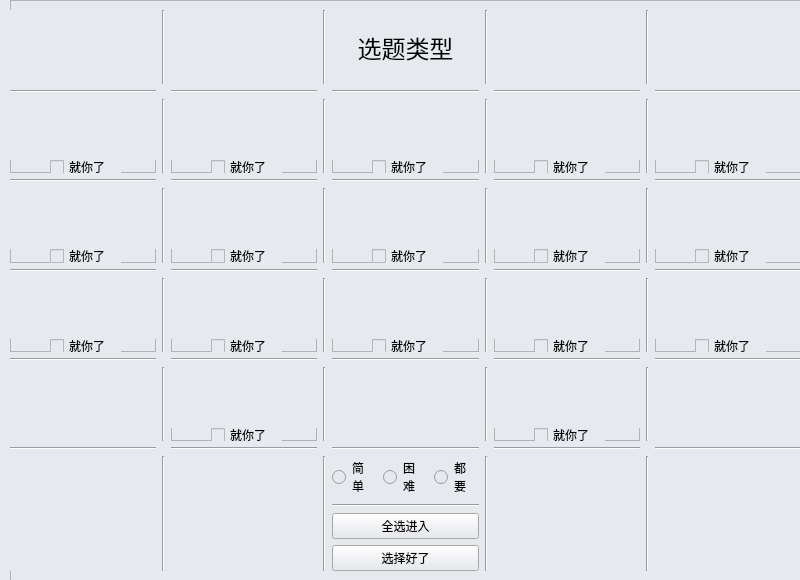
<?xml version="1.0" encoding="UTF-8"?>
<ui version="4.0">
 <class>Form</class>
 <widget class="QWidget" name="Form">
  <property name="geometry">
   <rect>
    <x>0</x>
    <y>0</y>
    <width>800</width>
    <height>580</height>
   </rect>
  </property>
  <property name="minimumSize">
   <size>
    <width>800</width>
    <height>580</height>
   </size>
  </property>
  <property name="maximumSize">
   <size>
    <width>800</width>
    <height>580</height>
   </size>
  </property>
  <property name="sizeIncrement">
   <size>
    <width>800</width>
    <height>580</height>
   </size>
  </property>
  <property name="windowTitle">
   <string>Form</string>
  </property>
  <property name="styleSheet">
   <string notr="true">background-color: #E6E9ED</string>
  </property>
  <widget class="QFrame" name="frame">
   <property name="geometry">
    <rect>
     <x>10</x>
     <y>0</y>
     <width>791</width>
     <height>581</height>
    </rect>
   </property>
   <property name="frameShape">
    <enum>QFrame::StyledPanel</enum>
   </property>
   <property name="frameShadow">
    <enum>QFrame::Raised</enum>
   </property>
   <widget class="QWidget" name="gridLayoutWidget">
    <property name="geometry">
     <rect>
      <x>0</x>
      <y>10</y>
      <width>791</width>
      <height>561</height>
     </rect>
    </property>
    <layout class="QGridLayout" name="gridLayout">
     <item row="10" column="3">
      <widget class="Line" name="line_34">
       <property name="orientation">
        <enum>Qt::Vertical</enum>
       </property>
      </widget>
     </item>
     <item row="4" column="7">
      <widget class="Line" name="line_25">
       <property name="orientation">
        <enum>Qt::Vertical</enum>
       </property>
      </widget>
     </item>
     <item row="8" column="7">
      <widget class="Line" name="line_26">
       <property name="orientation">
        <enum>Qt::Vertical</enum>
       </property>
      </widget>
     </item>
     <item row="2" column="7">
      <widget class="Line" name="line_27">
       <property name="orientation">
        <enum>Qt::Vertical</enum>
       </property>
      </widget>
     </item>
     <item row="4" column="0">
      <widget class="QFrame" name="frame_16">
       <property name="frameShape">
        <enum>QFrame::StyledPanel</enum>
       </property>
       <property name="frameShadow">
        <enum>QFrame::Raised</enum>
       </property>
       <widget class="QLabel" name="label6">
        <property name="geometry">
         <rect>
          <x>0</x>
          <y>0</y>
          <width>151</width>
          <height>61</height>
         </rect>
        </property>
        <property name="font">
         <font>
          <pointsize>15</pointsize>
         </font>
        </property>
        <property name="text">
         <string/>
        </property>
        <property name="alignment">
         <set>Qt::AlignCenter</set>
        </property>
       </widget>
       <widget class="QCheckBox" name="ckbox6">
        <property name="geometry">
         <rect>
          <x>40</x>
          <y>60</y>
          <width>71</width>
          <height>16</height>
         </rect>
        </property>
        <property name="text">
         <string>就你了</string>
        </property>
       </widget>
      </widget>
     </item>
     <item row="5" column="0">
      <widget class="Line" name="line_2">
       <property name="orientation">
        <enum>Qt::Horizontal</enum>
       </property>
      </widget>
     </item>
     <item row="7" column="0">
      <widget class="Line" name="line_3">
       <property name="orientation">
        <enum>Qt::Horizontal</enum>
       </property>
      </widget>
     </item>
     <item row="9" column="0">
      <widget class="Line" name="line_4">
       <property name="orientation">
        <enum>Qt::Horizontal</enum>
       </property>
      </widget>
     </item>
     <item row="1" column="8">
      <widget class="Line" name="line_39">
       <property name="orientation">
        <enum>Qt::Horizontal</enum>
       </property>
      </widget>
     </item>
     <item row="10" column="5">
      <widget class="Line" name="line_35">
       <property name="orientation">
        <enum>Qt::Vertical</enum>
       </property>
      </widget>
     </item>
     <item row="0" column="4">
      <widget class="QLabel" name="label">
       <property name="font">
        <font>
         <pointsize>18</pointsize>
        </font>
       </property>
       <property name="text">
        <string>选题类型</string>
       </property>
       <property name="alignment">
        <set>Qt::AlignCenter</set>
       </property>
      </widget>
     </item>
     <item row="6" column="2">
      <widget class="QFrame" name="frame_23">
       <property name="frameShape">
        <enum>QFrame::StyledPanel</enum>
       </property>
       <property name="frameShadow">
        <enum>QFrame::Raised</enum>
       </property>
       <widget class="QLabel" name="label12">
        <property name="geometry">
         <rect>
          <x>0</x>
          <y>0</y>
          <width>151</width>
          <height>61</height>
         </rect>
        </property>
        <property name="font">
         <font>
          <pointsize>15</pointsize>
         </font>
        </property>
        <property name="text">
         <string/>
        </property>
        <property name="alignment">
         <set>Qt::AlignCenter</set>
        </property>
       </widget>
       <widget class="QCheckBox" name="ckbox12">
        <property name="geometry">
         <rect>
          <x>40</x>
          <y>60</y>
          <width>71</width>
          <height>16</height>
         </rect>
        </property>
        <property name="text">
         <string>就你了</string>
        </property>
       </widget>
      </widget>
     </item>
     <item row="4" column="2">
      <widget class="QFrame" name="frame_21">
       <property name="frameShape">
        <enum>QFrame::StyledPanel</enum>
       </property>
       <property name="frameShadow">
        <enum>QFrame::Raised</enum>
       </property>
       <widget class="QLabel" name="label7">
        <property name="geometry">
         <rect>
          <x>0</x>
          <y>0</y>
          <width>151</width>
          <height>61</height>
         </rect>
        </property>
        <property name="font">
         <font>
          <pointsize>15</pointsize>
         </font>
        </property>
        <property name="text">
         <string/>
        </property>
        <property name="alignment">
         <set>Qt::AlignCenter</set>
        </property>
       </widget>
       <widget class="QCheckBox" name="ckbox7">
        <property name="geometry">
         <rect>
          <x>40</x>
          <y>60</y>
          <width>71</width>
          <height>16</height>
         </rect>
        </property>
        <property name="text">
         <string>就你了</string>
        </property>
       </widget>
      </widget>
     </item>
     <item row="2" column="6">
      <widget class="QFrame" name="frame_28">
       <property name="frameShape">
        <enum>QFrame::StyledPanel</enum>
       </property>
       <property name="frameShadow">
        <enum>QFrame::Raised</enum>
       </property>
       <widget class="QLabel" name="label4">
        <property name="geometry">
         <rect>
          <x>0</x>
          <y>0</y>
          <width>151</width>
          <height>61</height>
         </rect>
        </property>
        <property name="font">
         <font>
          <pointsize>15</pointsize>
         </font>
        </property>
        <property name="text">
         <string/>
        </property>
        <property name="alignment">
         <set>Qt::AlignCenter</set>
        </property>
       </widget>
       <widget class="QCheckBox" name="ckbox4">
        <property name="geometry">
         <rect>
          <x>40</x>
          <y>60</y>
          <width>71</width>
          <height>16</height>
         </rect>
        </property>
        <property name="text">
         <string>就你了</string>
        </property>
       </widget>
      </widget>
     </item>
     <item row="10" column="4">
      <layout class="QVBoxLayout" name="verticalLayout_2">
       <item>
        <layout class="QHBoxLayout" name="horizontalLayout">
         <item>
          <widget class="QRadioButton" name="rbeasy">
           <property name="text">
            <string>简
单</string>
           </property>
          </widget>
         </item>
         <item>
          <widget class="QRadioButton" name="rbdiff">
           <property name="text">
            <string>困
难</string>
           </property>
          </widget>
         </item>
         <item>
          <widget class="QRadioButton" name="rball">
           <property name="text">
            <string>都
要</string>
           </property>
          </widget>
         </item>
        </layout>
       </item>
       <item>
        <widget class="Line" name="line_18">
         <property name="orientation">
          <enum>Qt::Horizontal</enum>
         </property>
        </widget>
       </item>
       <item>
        <widget class="QPushButton" name="select_all">
         <property name="minimumSize">
          <size>
           <width>0</width>
           <height>0</height>
          </size>
         </property>
         <property name="text">
          <string>全选进入</string>
         </property>
        </widget>
       </item>
       <item>
        <widget class="QPushButton" name="mselect">
         <property name="text">
          <string>选择好了</string>
         </property>
        </widget>
       </item>
      </layout>
     </item>
     <item row="2" column="2">
      <widget class="QFrame" name="frame_22">
       <property name="frameShape">
        <enum>QFrame::StyledPanel</enum>
       </property>
       <property name="frameShadow">
        <enum>QFrame::Raised</enum>
       </property>
       <widget class="QLabel" name="label2">
        <property name="geometry">
         <rect>
          <x>0</x>
          <y>0</y>
          <width>151</width>
          <height>61</height>
         </rect>
        </property>
        <property name="font">
         <font>
          <pointsize>15</pointsize>
         </font>
        </property>
        <property name="text">
         <string/>
        </property>
        <property name="alignment">
         <set>Qt::AlignCenter</set>
        </property>
       </widget>
       <widget class="QCheckBox" name="ckbox2">
        <property name="geometry">
         <rect>
          <x>40</x>
          <y>60</y>
          <width>71</width>
          <height>16</height>
         </rect>
        </property>
        <property name="text">
         <string>就你了</string>
        </property>
       </widget>
      </widget>
     </item>
     <item row="4" column="4">
      <widget class="QFrame" name="frame_24">
       <property name="frameShape">
        <enum>QFrame::StyledPanel</enum>
       </property>
       <property name="frameShadow">
        <enum>QFrame::Raised</enum>
       </property>
       <widget class="QLabel" name="label8">
        <property name="geometry">
         <rect>
          <x>0</x>
          <y>0</y>
          <width>151</width>
          <height>61</height>
         </rect>
        </property>
        <property name="font">
         <font>
          <pointsize>15</pointsize>
         </font>
        </property>
        <property name="text">
         <string/>
        </property>
        <property name="alignment">
         <set>Qt::AlignCenter</set>
        </property>
       </widget>
       <widget class="QCheckBox" name="ckbox8">
        <property name="geometry">
         <rect>
          <x>40</x>
          <y>60</y>
          <width>71</width>
          <height>16</height>
         </rect>
        </property>
        <property name="text">
         <string>就你了</string>
        </property>
       </widget>
      </widget>
     </item>
     <item row="2" column="4">
      <widget class="QFrame" name="frame_31">
       <property name="frameShape">
        <enum>QFrame::StyledPanel</enum>
       </property>
       <property name="frameShadow">
        <enum>QFrame::Raised</enum>
       </property>
       <widget class="QLabel" name="label3">
        <property name="geometry">
         <rect>
          <x>0</x>
          <y>0</y>
          <width>151</width>
          <height>61</height>
         </rect>
        </property>
        <property name="font">
         <font>
          <pointsize>15</pointsize>
         </font>
        </property>
        <property name="text">
         <string/>
        </property>
        <property name="alignment">
         <set>Qt::AlignCenter</set>
        </property>
       </widget>
       <widget class="QCheckBox" name="ckbox3">
        <property name="geometry">
         <rect>
          <x>40</x>
          <y>60</y>
          <width>71</width>
          <height>16</height>
         </rect>
        </property>
        <property name="text">
         <string>就你了</string>
        </property>
       </widget>
      </widget>
     </item>
     <item row="0" column="3">
      <widget class="Line" name="line_36">
       <property name="orientation">
        <enum>Qt::Vertical</enum>
       </property>
      </widget>
     </item>
     <item row="8" column="3">
      <widget class="Line" name="line_42">
       <property name="orientation">
        <enum>Qt::Vertical</enum>
       </property>
      </widget>
     </item>
     <item row="9" column="2">
      <widget class="Line" name="line_45">
       <property name="orientation">
        <enum>Qt::Horizontal</enum>
       </property>
      </widget>
     </item>
     <item row="0" column="5">
      <widget class="Line" name="line_41">
       <property name="orientation">
        <enum>Qt::Vertical</enum>
       </property>
      </widget>
     </item>
     <item row="8" column="5">
      <widget class="Line" name="line_43">
       <property name="orientation">
        <enum>Qt::Vertical</enum>
       </property>
      </widget>
     </item>
     <item row="9" column="6">
      <widget class="Line" name="line_46">
       <property name="orientation">
        <enum>Qt::Horizontal</enum>
       </property>
      </widget>
     </item>
     <item row="9" column="4">
      <widget class="Line" name="line_44">
       <property name="orientation">
        <enum>Qt::Horizontal</enum>
       </property>
      </widget>
     </item>
     <item row="6" column="4">
      <widget class="QFrame" name="frame_26">
       <property name="frameShape">
        <enum>QFrame::StyledPanel</enum>
       </property>
       <property name="frameShadow">
        <enum>QFrame::Raised</enum>
       </property>
       <widget class="QLabel" name="label13">
        <property name="geometry">
         <rect>
          <x>0</x>
          <y>0</y>
          <width>151</width>
          <height>61</height>
         </rect>
        </property>
        <property name="font">
         <font>
          <pointsize>15</pointsize>
         </font>
        </property>
        <property name="text">
         <string/>
        </property>
        <property name="alignment">
         <set>Qt::AlignCenter</set>
        </property>
       </widget>
       <widget class="QCheckBox" name="ckbox13">
        <property name="geometry">
         <rect>
          <x>40</x>
          <y>60</y>
          <width>71</width>
          <height>16</height>
         </rect>
        </property>
        <property name="text">
         <string>就你了</string>
        </property>
       </widget>
      </widget>
     </item>
     <item row="6" column="0">
      <widget class="QFrame" name="frame_17">
       <property name="frameShape">
        <enum>QFrame::StyledPanel</enum>
       </property>
       <property name="frameShadow">
        <enum>QFrame::Raised</enum>
       </property>
       <widget class="QLabel" name="label11">
        <property name="geometry">
         <rect>
          <x>0</x>
          <y>0</y>
          <width>151</width>
          <height>61</height>
         </rect>
        </property>
        <property name="font">
         <font>
          <pointsize>15</pointsize>
         </font>
        </property>
        <property name="text">
         <string/>
        </property>
        <property name="alignment">
         <set>Qt::AlignCenter</set>
        </property>
       </widget>
       <widget class="QCheckBox" name="ckbox11">
        <property name="geometry">
         <rect>
          <x>40</x>
          <y>60</y>
          <width>71</width>
          <height>16</height>
         </rect>
        </property>
        <property name="text">
         <string>就你了</string>
        </property>
       </widget>
      </widget>
     </item>
     <item row="2" column="1">
      <widget class="Line" name="line_20">
       <property name="orientation">
        <enum>Qt::Vertical</enum>
       </property>
      </widget>
     </item>
     <item row="2" column="3">
      <widget class="Line" name="line_33">
       <property name="orientation">
        <enum>Qt::Vertical</enum>
       </property>
      </widget>
     </item>
     <item row="4" column="5">
      <widget class="Line" name="line_29">
       <property name="orientation">
        <enum>Qt::Vertical</enum>
       </property>
      </widget>
     </item>
     <item row="6" column="5">
      <widget class="Line" name="line_30">
       <property name="orientation">
        <enum>Qt::Vertical</enum>
       </property>
      </widget>
     </item>
     <item row="6" column="1">
      <widget class="Line" name="line_22">
       <property name="orientation">
        <enum>Qt::Vertical</enum>
       </property>
      </widget>
     </item>
     <item row="4" column="3">
      <widget class="Line" name="line_32">
       <property name="orientation">
        <enum>Qt::Vertical</enum>
       </property>
      </widget>
     </item>
     <item row="4" column="1">
      <widget class="Line" name="line_21">
       <property name="orientation">
        <enum>Qt::Vertical</enum>
       </property>
      </widget>
     </item>
     <item row="6" column="7">
      <widget class="Line" name="line_24">
       <property name="orientation">
        <enum>Qt::Vertical</enum>
       </property>
      </widget>
     </item>
     <item row="8" column="1">
      <widget class="Line" name="line_23">
       <property name="orientation">
        <enum>Qt::Vertical</enum>
       </property>
      </widget>
     </item>
     <item row="2" column="5">
      <widget class="Line" name="line_28">
       <property name="orientation">
        <enum>Qt::Vertical</enum>
       </property>
      </widget>
     </item>
     <item row="6" column="3">
      <widget class="Line" name="line_31">
       <property name="orientation">
        <enum>Qt::Vertical</enum>
       </property>
      </widget>
     </item>
     <item row="4" column="6">
      <widget class="QFrame" name="frame_29">
       <property name="frameShape">
        <enum>QFrame::StyledPanel</enum>
       </property>
       <property name="frameShadow">
        <enum>QFrame::Raised</enum>
       </property>
       <widget class="QLabel" name="label9">
        <property name="geometry">
         <rect>
          <x>0</x>
          <y>0</y>
          <width>151</width>
          <height>61</height>
         </rect>
        </property>
        <property name="font">
         <font>
          <pointsize>15</pointsize>
         </font>
        </property>
        <property name="text">
         <string/>
        </property>
        <property name="alignment">
         <set>Qt::AlignCenter</set>
        </property>
       </widget>
       <widget class="QCheckBox" name="ckbox9">
        <property name="geometry">
         <rect>
          <x>40</x>
          <y>60</y>
          <width>71</width>
          <height>16</height>
         </rect>
        </property>
        <property name="text">
         <string>就你了</string>
        </property>
       </widget>
      </widget>
     </item>
     <item row="6" column="6">
      <widget class="QFrame" name="frame_30">
       <property name="frameShape">
        <enum>QFrame::StyledPanel</enum>
       </property>
       <property name="frameShadow">
        <enum>QFrame::Raised</enum>
       </property>
       <widget class="QLabel" name="label14">
        <property name="geometry">
         <rect>
          <x>0</x>
          <y>0</y>
          <width>151</width>
          <height>61</height>
         </rect>
        </property>
        <property name="font">
         <font>
          <pointsize>15</pointsize>
         </font>
        </property>
        <property name="text">
         <string/>
        </property>
        <property name="alignment">
         <set>Qt::AlignCenter</set>
        </property>
       </widget>
       <widget class="QCheckBox" name="ckbox14">
        <property name="geometry">
         <rect>
          <x>40</x>
          <y>60</y>
          <width>71</width>
          <height>16</height>
         </rect>
        </property>
        <property name="text">
         <string>就你了</string>
        </property>
       </widget>
      </widget>
     </item>
     <item row="1" column="2">
      <widget class="Line" name="line_40">
       <property name="orientation">
        <enum>Qt::Horizontal</enum>
       </property>
      </widget>
     </item>
     <item row="9" column="8">
      <widget class="Line" name="line_17">
       <property name="orientation">
        <enum>Qt::Horizontal</enum>
       </property>
      </widget>
     </item>
     <item row="10" column="7">
      <widget class="Line" name="line_49">
       <property name="orientation">
        <enum>Qt::Vertical</enum>
       </property>
      </widget>
     </item>
     <item row="10" column="1">
      <widget class="Line" name="line_48">
       <property name="orientation">
        <enum>Qt::Vertical</enum>
       </property>
      </widget>
     </item>
     <item row="0" column="7">
      <widget class="Line" name="line_50">
       <property name="orientation">
        <enum>Qt::Vertical</enum>
       </property>
      </widget>
     </item>
     <item row="0" column="1">
      <widget class="Line" name="line_47">
       <property name="orientation">
        <enum>Qt::Vertical</enum>
       </property>
      </widget>
     </item>
     <item row="7" column="2">
      <widget class="Line" name="line_7">
       <property name="orientation">
        <enum>Qt::Horizontal</enum>
       </property>
      </widget>
     </item>
     <item row="3" column="4">
      <widget class="Line" name="line_8">
       <property name="orientation">
        <enum>Qt::Horizontal</enum>
       </property>
      </widget>
     </item>
     <item row="5" column="4">
      <widget class="Line" name="line_11">
       <property name="orientation">
        <enum>Qt::Horizontal</enum>
       </property>
      </widget>
     </item>
     <item row="3" column="8">
      <widget class="Line" name="line_10">
       <property name="orientation">
        <enum>Qt::Horizontal</enum>
       </property>
      </widget>
     </item>
     <item row="3" column="6">
      <widget class="Line" name="line_9">
       <property name="orientation">
        <enum>Qt::Horizontal</enum>
       </property>
      </widget>
     </item>
     <item row="3" column="2">
      <widget class="Line" name="line_5">
       <property name="orientation">
        <enum>Qt::Horizontal</enum>
       </property>
      </widget>
     </item>
     <item row="5" column="2">
      <widget class="Line" name="line_6">
       <property name="orientation">
        <enum>Qt::Horizontal</enum>
       </property>
      </widget>
     </item>
     <item row="7" column="4">
      <widget class="Line" name="line_16">
       <property name="orientation">
        <enum>Qt::Horizontal</enum>
       </property>
      </widget>
     </item>
     <item row="5" column="8">
      <widget class="Line" name="line_13">
       <property name="orientation">
        <enum>Qt::Horizontal</enum>
       </property>
      </widget>
     </item>
     <item row="3" column="0">
      <widget class="Line" name="line">
       <property name="orientation">
        <enum>Qt::Horizontal</enum>
       </property>
      </widget>
     </item>
     <item row="5" column="6">
      <widget class="Line" name="line_12">
       <property name="orientation">
        <enum>Qt::Horizontal</enum>
       </property>
      </widget>
     </item>
     <item row="7" column="8">
      <widget class="Line" name="line_14">
       <property name="orientation">
        <enum>Qt::Horizontal</enum>
       </property>
      </widget>
     </item>
     <item row="7" column="6">
      <widget class="Line" name="line_15">
       <property name="orientation">
        <enum>Qt::Horizontal</enum>
       </property>
      </widget>
     </item>
     <item row="2" column="0">
      <widget class="QFrame" name="frame_18">
       <property name="frameShape">
        <enum>QFrame::StyledPanel</enum>
       </property>
       <property name="frameShadow">
        <enum>QFrame::Raised</enum>
       </property>
       <widget class="QLabel" name="label1">
        <property name="geometry">
         <rect>
          <x>0</x>
          <y>0</y>
          <width>151</width>
          <height>61</height>
         </rect>
        </property>
        <property name="font">
         <font>
          <pointsize>15</pointsize>
         </font>
        </property>
        <property name="text">
         <string/>
        </property>
        <property name="alignment">
         <set>Qt::AlignCenter</set>
        </property>
       </widget>
       <widget class="QCheckBox" name="ckbox1">
        <property name="geometry">
         <rect>
          <x>40</x>
          <y>60</y>
          <width>71</width>
          <height>16</height>
         </rect>
        </property>
        <property name="text">
         <string>就你了</string>
        </property>
       </widget>
      </widget>
     </item>
     <item row="2" column="8">
      <widget class="QFrame" name="frame_27">
       <property name="frameShape">
        <enum>QFrame::StyledPanel</enum>
       </property>
       <property name="frameShadow">
        <enum>QFrame::Raised</enum>
       </property>
       <widget class="QLabel" name="label5">
        <property name="geometry">
         <rect>
          <x>0</x>
          <y>0</y>
          <width>151</width>
          <height>61</height>
         </rect>
        </property>
        <property name="font">
         <font>
          <pointsize>15</pointsize>
         </font>
        </property>
        <property name="text">
         <string/>
        </property>
        <property name="alignment">
         <set>Qt::AlignCenter</set>
        </property>
       </widget>
       <widget class="QCheckBox" name="ckbox5">
        <property name="geometry">
         <rect>
          <x>40</x>
          <y>60</y>
          <width>71</width>
          <height>16</height>
         </rect>
        </property>
        <property name="text">
         <string>就你了</string>
        </property>
       </widget>
      </widget>
     </item>
     <item row="6" column="8">
      <widget class="QFrame" name="frame_32">
       <property name="frameShape">
        <enum>QFrame::StyledPanel</enum>
       </property>
       <property name="frameShadow">
        <enum>QFrame::Raised</enum>
       </property>
       <widget class="QLabel" name="label15">
        <property name="geometry">
         <rect>
          <x>0</x>
          <y>0</y>
          <width>151</width>
          <height>61</height>
         </rect>
        </property>
        <property name="font">
         <font>
          <pointsize>15</pointsize>
         </font>
        </property>
        <property name="text">
         <string/>
        </property>
        <property name="alignment">
         <set>Qt::AlignCenter</set>
        </property>
       </widget>
       <widget class="QCheckBox" name="ckbox15">
        <property name="geometry">
         <rect>
          <x>40</x>
          <y>60</y>
          <width>71</width>
          <height>16</height>
         </rect>
        </property>
        <property name="text">
         <string>就你了</string>
        </property>
       </widget>
      </widget>
     </item>
     <item row="4" column="8">
      <widget class="QFrame" name="frame_33">
       <property name="frameShape">
        <enum>QFrame::StyledPanel</enum>
       </property>
       <property name="frameShadow">
        <enum>QFrame::Raised</enum>
       </property>
       <widget class="QLabel" name="label10">
        <property name="geometry">
         <rect>
          <x>0</x>
          <y>0</y>
          <width>151</width>
          <height>61</height>
         </rect>
        </property>
        <property name="font">
         <font>
          <pointsize>15</pointsize>
         </font>
        </property>
        <property name="text">
         <string/>
        </property>
        <property name="alignment">
         <set>Qt::AlignCenter</set>
        </property>
       </widget>
       <widget class="QCheckBox" name="ckbox10">
        <property name="geometry">
         <rect>
          <x>40</x>
          <y>60</y>
          <width>71</width>
          <height>16</height>
         </rect>
        </property>
        <property name="text">
         <string>就你了</string>
        </property>
       </widget>
      </widget>
     </item>
     <item row="1" column="4">
      <widget class="Line" name="line_19">
       <property name="orientation">
        <enum>Qt::Horizontal</enum>
       </property>
      </widget>
     </item>
     <item row="1" column="6">
      <widget class="Line" name="line_38">
       <property name="orientation">
        <enum>Qt::Horizontal</enum>
       </property>
      </widget>
     </item>
     <item row="1" column="0">
      <widget class="Line" name="line_37">
       <property name="orientation">
        <enum>Qt::Horizontal</enum>
       </property>
      </widget>
     </item>
     <item row="8" column="2">
      <widget class="QFrame" name="frame_19">
       <property name="frameShape">
        <enum>QFrame::StyledPanel</enum>
       </property>
       <property name="frameShadow">
        <enum>QFrame::Raised</enum>
       </property>
       <widget class="QLabel" name="label16">
        <property name="geometry">
         <rect>
          <x>0</x>
          <y>0</y>
          <width>151</width>
          <height>61</height>
         </rect>
        </property>
        <property name="font">
         <font>
          <pointsize>15</pointsize>
         </font>
        </property>
        <property name="text">
         <string/>
        </property>
        <property name="alignment">
         <set>Qt::AlignCenter</set>
        </property>
       </widget>
       <widget class="QCheckBox" name="ckbox16">
        <property name="geometry">
         <rect>
          <x>40</x>
          <y>60</y>
          <width>71</width>
          <height>16</height>
         </rect>
        </property>
        <property name="text">
         <string>就你了</string>
        </property>
       </widget>
      </widget>
     </item>
     <item row="8" column="6">
      <widget class="QFrame" name="frame_25">
       <property name="frameShape">
        <enum>QFrame::StyledPanel</enum>
       </property>
       <property name="frameShadow">
        <enum>QFrame::Raised</enum>
       </property>
       <widget class="QLabel" name="label17">
        <property name="geometry">
         <rect>
          <x>0</x>
          <y>0</y>
          <width>151</width>
          <height>61</height>
         </rect>
        </property>
        <property name="font">
         <font>
          <pointsize>15</pointsize>
         </font>
        </property>
        <property name="text">
         <string/>
        </property>
        <property name="alignment">
         <set>Qt::AlignCenter</set>
        </property>
       </widget>
       <widget class="QCheckBox" name="ckbox17">
        <property name="geometry">
         <rect>
          <x>40</x>
          <y>60</y>
          <width>71</width>
          <height>16</height>
         </rect>
        </property>
        <property name="text">
         <string>就你了</string>
        </property>
       </widget>
      </widget>
     </item>
    </layout>
   </widget>
  </widget>
 </widget>
 <resources/>
 <connections/>
</ui>
